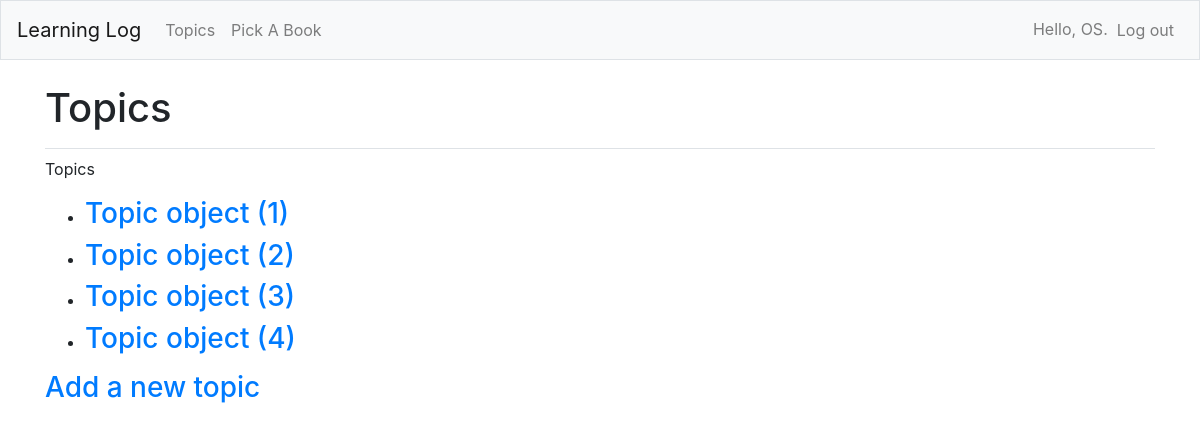
The app's page /topics/ (signed in) with its own data.
### new_learning_logs/models.py (models this page shows)
class Topic(models.Model):
    text = models.CharField(max_length=200)
    date_added = models.DateTimeField(auto_now_add=True)
    owner = models.ForeignKey(User, on_delete=models.CASCADE)

### new_learning_logs/views.py (the view)
# urls.py: path('topics/', views.topics, name='topics'),
@login_required
def topics(request):
    topics = Topic.objects.filter(owner=request.user).order_by('date_added')
    context = {'topics': topics}
    return render(request, 'new_learning_logs/topics.html', context)

### new_learning_logs/templates/new_learning_logs/topics.html
{% extends 'new_learning_logs/base.html' %}
{% block page_header %}
<h1>Topics</h1>
{% endblock page_header %}
{% block content %}
 <p>Topics</p>
  <ul>
    {% for topic in topics %}
    <li><h3>
      <a href='{% url 'new_learning_logs:topic' topic.id %}'>{{ topic }}</a>
    </h3></li>
    {% empty %}
    <li><h3>No topics have been added yet.</h3></li>
    {% endfor %}
  </ul>
  <h3><a href='{% url 'new_learning_logs:new_topic' %}'>Add a new topic</a></h3>
{% endblock content %}

### new_learning_logs/templates/new_learning_logs/base.html (shortened to what this page needs)
{% load bootstrap4 %}
<!doctype html>
<html lang='en'>
<head>
    {% bootstrap_css %}
</head>
<body>
    <nav class="navbar navbar-expand-md navbar-light bg-light mb-4 border">
        <a class="navbar-brand" href="{% url 'new_learning_logs:index' %}">
            Learning Log</a>
        <div class="collapse navbar-collapse" id="navbarCollapse">
            <ul class="navbar-nav mr-auto">
                <li class="nav-item">
                    <a class="nav-link" href="{% url 'new_learning_logs:topics' %}">
                        Topics</a>
                </li>
                <li class="nav-item">
                    <a class="nav-link" href="{% url 'new_learning_logs:read_pdf' %}">Pick A Book</a>
                </li>
            </ul>
            <ul class="navbar-nav ml-auto">
                {% if user.is_authenticated %}
                <li class="nav-item">
                    <span class="navbar-text">Hello, {{ user.username }}.</span>
                </li>
                <li class="nav-item">
                    <form action="{% url 'regs:logout' %}" method="post" style="display:inline;">
                        <button type="submit" class="nav-link btn btn-link">Log out</button>
                    </form>
                </li>
                {% endif %}
            </ul>
        </div>
    </nav>
    <main role="main" class="container">
        <div class="pb-2 mb-2 border-bottom">
            {% block page_header %}{% endblock page_header %}
        </div>
        <div>
            {% block content %}{% endblock content %}
        </div>
    </main>
</body>
</html>

### records on screen
Topic: id "Topic object (1)"
Topic: id "Topic object (2)"
Topic: id "Topic object (3)"
Topic: id "Topic object (4)"

### other values on screen
{{ user.username }} "OS"
